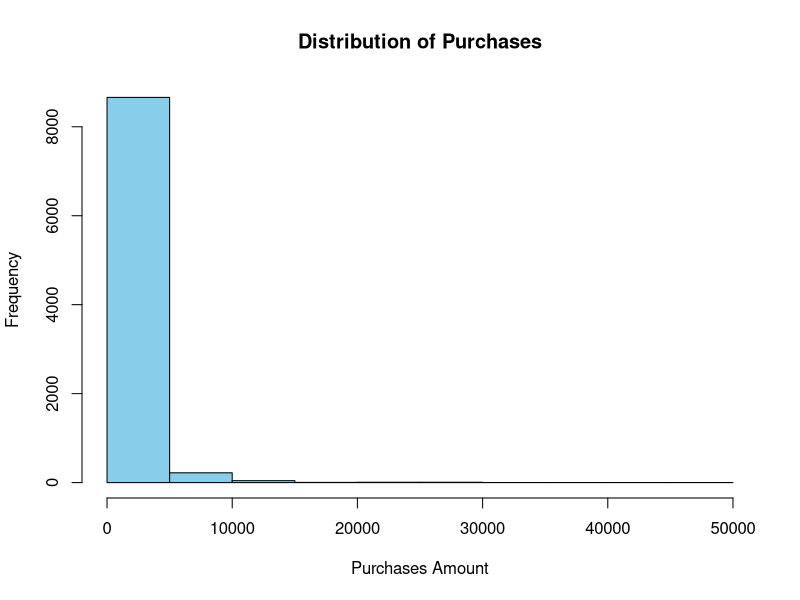

Source code (R): (Note: this script raises an error after producing the figure.)
## Reading the Data Set
boa.data <- read.csv("BOA.csv.csv")

##Using Dim, Summary and Str to read the data
dim(boa.data)
summary(boa.data)
str(boa.data)

## Coverting CUST_ID into Factor
boa.data$CUST_ID <- factor(boa.data$CUST_ID)

## Visualizing Purchases using Histogram
hist(boa.data$PURCHASES, 
     col = "skyblue", 
     border = "black",
     main = "Distribution of Purchases",
     xlab = "Purchases Amount",
     ylab = "Frequency")

## Removing CustID
boa_data <- boa.data[, -2]

## Using Library Cluster cause of mixed data types
library(cluster)
boa.dist <- daisy(boa_data)
## Clustering Using Hclust
boa.hc<-hclust(boa.dist,method="complete")
boa.hc
## Plotting
plot(boa.hc)
plot(cut(as.dendrogram(boa.hc),h=50000)$lower[[1]])


## Using K-means
set.seed(123)
boa_kmeans <- kmeans(boa_data, centers = 4)
boa.summ<-function(data,groups){
  aggregate(data,list(groups),function(x)mean(as.numeric(x)))
}

boa.summ(boa_data,boa_kmeans$cluster)

## Plotting the data

library(cluster)
clusplot(boa_data, boa_kmeans$cluster, color = TRUE, shade = TRUE,
         labels = 5, main = "K-means Cluster Plot")

## Using MClust for 5 groups

library(mclust)
boa.data.new <- boa.data
boa.mc<-Mclust(boa.data.new) #use all defaults
summary(boa.mc)

#Mclust for 4 groups
boa.data5<-Mclust(boa.data.new,G=4) 
summary(boa.data5)
BIC(boa.mc,boa.data5)
boa.summ(boa_data,boa.mc$class)

##plot for Mclust model 
clusplot(boa_data,boa.mc$class,color = TRUE,shade = TRUE,labels = 4,
         main = "Model-based cluster plt")

##plot for Mclust model for 4 labels
clusplot(boa_data,boa.data5$class,color = TRUE,shade = TRUE,labels = 4,
         main = "Model-based cluster plt")
